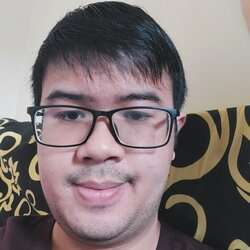
#> input picture test/20221120_074339.jpg, 250 x 250 px
$ python -i utility.py   (imports and definitions only)
#> lines starting #> are read from the running program, lines starting #| are printed output that depends on the picture
#> further down, picture is the input picture: shape (250, 250, 3); mean B, G, R 118.9, 118.5, 130.4
import cv2
import numpy as np

from sklearn.preprocessing import normalize


# pass check
def resize(arr : np.ndarray, size : tuple[int] | int) -> np.ndarray:
    # print(arr)
    if not type(size) == int :
        arr = cv2.resize(arr, size, interpolation=cv2.INTER_CUBIC) #here we use cv2.resize instead of np.resize,
                                                                  #since we need to interpolate missing values
    else :
        minDim = min(arr.shape[0], arr.shape[1])

        arr = cv2.resize(arr[:minDim, :minDim], (size, size), interpolation=cv2.INTER_CUBIC)

    return arr

# fixed
def unflatten(arr : np.ndarray) -> np.ndarray:
    # return resize(arr, (int(arr.shape[0]**.5), int(arr.shape[0]**.5)))
    return arr.reshape(int(arr.shape[0]**.5), -1)


# normalize by definition ||X|| = 1
def normalizeSQR(arr) -> np.ndarray:
    return normalize(arr) # pls make sure it is a flatten mat

def getEuclidDistance(om1, om2 = []): # om is a member list of omega
    sum = 0
    for i in range(len(om1)):
        if om2 != []:
            sum += (om1[i] - om2[i])**2
        else:
            sum += om1[i]**2

    return sum


def makeImageSquare(img: np.ndarray): # img should never be a flatten array
    if len(img.shape) > 2 :
        h, w, _ = img.shape
#> h = 250; w = 250
    else:
        h, w = img.shape

    if w > h:
        start_w = (w - h) // 2
        start_h = 0
    else:
        start_w = 0
        start_h = (h - 2) // 2
#> start_h = 124

    return  cv2.resize(img[start_h:start_h+w, start_w:start_w+h], (min(w, h), min(w, h)))
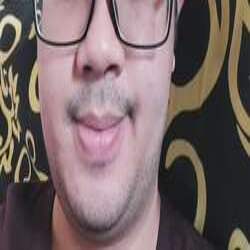
#> returned value: shape (250, 250, 3); mean of channels 0, 1, 2 102.3, 102.1, 118.5; drawn as B, G, R

>>> import cv2
>>> picture = cv2.imread('../test/20221120_074339.jpg')
>>> result = makeImageSquare(picture)
